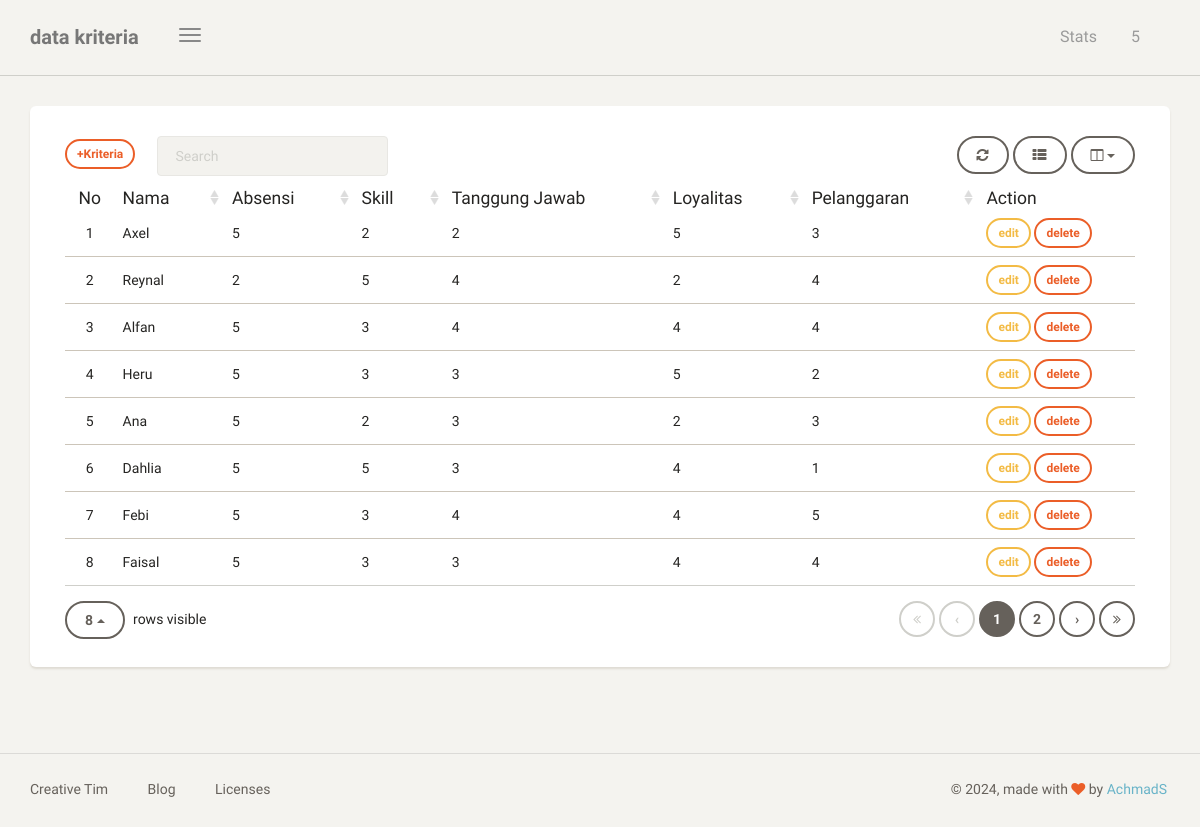
The app's page /dashboard/data (signed in) with its own data.
### blog/models.py (models this page shows, shortened)
class DataKriteria(models.Model):
    nama = models.CharField(max_length=100, blank=True, null=True)
    absensi = models.IntegerField(default=0)
    skill = models.IntegerField(default=0)
    tanggung_jawab = models.IntegerField(default=0)
    loyalitas = models.IntegerField(default=0)
    pelanggaran = models.IntegerField(default=0)
    class Meta:
        verbose_name_plural = "DataKriteria"

### blog/views.py (the view)
# urls.py: path('data',data_kriteria, name='data_nilai'),
@login_required
def data_kriteria(request):
    template_name = "dashboard/data_nilai.html"
    data_kriteria = DataKriteria.objects.all()
    context ={
        'title':'data kriteria',
        'datakriteria':data_kriteria,
    }
    return render(request ,template_name, context)

### templates/dashboard/data_nilai.html (shortened to what this page needs)
{% extends 'dashboard/base.html' %}
{% block content %}
 <div class="content">
	            <div class="container-fluid">
	                <div class="row">
	                    <div class="col-md-12">
	                        <div class="card">
	                            <div class="card-content">
	                                <div class="toolbar">
										<a class="btn btn-sm btn-danger" href="{% url 'tambah_nilai' %}">+Kriteria</a> &ensp; &ensp;
	                                </div>
	                                <table id="bootstrap-table" class="table">
	                                    <thead>
	                                        <th class="text-center">No</th>
	                                    	<th data-sortable="true">Nama</th>
	                                    	<th data-sortable="true">Absensi</th>
	                                    	<th data-sortable="true">Skill</th>
                                            <th data-sortable="true">Tanggung Jawab</th>
	                                    	<th data-sortable="true">Loyalitas</th>
                                            <th data-sortable="true">Pelanggaran</th>
	                                    	<th>Action</th>
	                                    </thead>
	                                    <tbody>
											{% for dk in datakriteria %}
											<tr>
												<td>{{forloop.counter}}</td>
												<td>{{dk.nama}}</td>
												<td>{{dk.absensi}}</td>
												<td>{{dk.skill}}</td>
												<td>{{dk.tanggung_jawab}}</td>
												<td>{{dk.loyalitas}}</td>
												<td>{{dk.pelanggaran}}</td>
												<td>
													<a class="btn btn-sm btn-warning" href="{% url 'edit_data' dk.id %}">edit</a>
													<a onclick="return confirm('delete kriteria?');" class="btn btn-sm btn-danger "href="{% url 'delete_data' dk.id %}">delete</a>
												</td>
											</tr>
										{% endfor %}
	                                    </tbody>
	                                </table>
	                            </div>
	                        </div>
	                    </div>
	                </div>
	            </div>
	        </div>
{% endblock content%}

### records on screen
DataKriteria: nama "Axel", absensi "5", skill "2", tanggung_jawab "2", loyalitas "5", pelanggaran "3"
DataKriteria: nama "Reynal", absensi "2", skill "5", tanggung_jawab "4", loyalitas "2", pelanggaran "4"
DataKriteria: nama "Alfan", absensi "5", skill "3", tanggung_jawab "4", loyalitas "4", pelanggaran "4"
DataKriteria: nama "Heru", absensi "5", skill "3", tanggung_jawab "3", loyalitas "5", pelanggaran "2"
DataKriteria: nama "Ana", absensi "5", skill "2", tanggung_jawab "3", loyalitas "2", pelanggaran "3"
DataKriteria: nama "Dahlia", absensi "5", skill "5", tanggung_jawab "3", loyalitas "4", pelanggaran "1"
DataKriteria: nama "Febi", absensi "5", skill "3", tanggung_jawab "4", loyalitas "4", pelanggaran "5"
DataKriteria: nama "Faisal", absensi "5", skill "3", tanggung_jawab "3", loyalitas "4", pelanggaran "4"

### other values on screen
{{ title }} "data kriteria"
